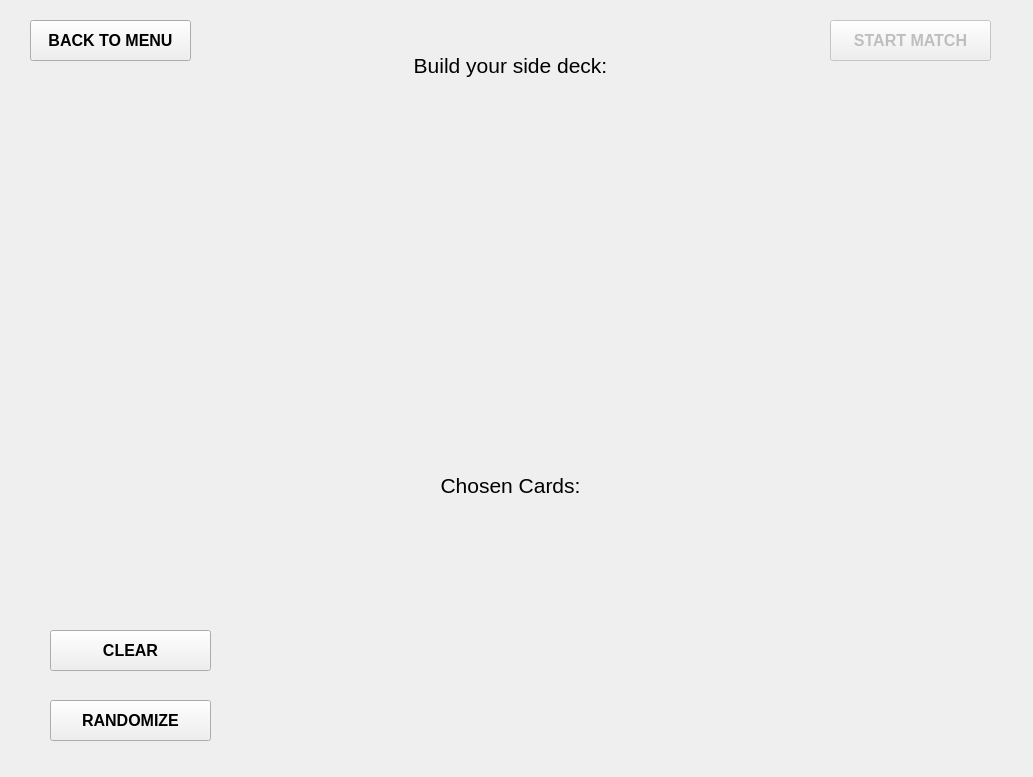
    <widget class="QWidget" name="deck_screen">
     <widget class="QPushButton" name="btn_start_match">
      <property name="enabled">
       <bool>false</bool>
      </property>
      <property name="geometry">
       <rect>
        <x>830</x>
        <y>20</y>
        <width>161</width>
        <height>41</height>
       </rect>
      </property>
      <property name="font">
       <font>
        <family>Arial</family>
        <pointsize>12</pointsize>
        <weight>75</weight>
        <bold>true</bold>
       </font>
      </property>
      <property name="text">
       <string>START MATCH</string>
      </property>
     </widget>
     <widget class="QPushButton" name="btn_deck_to_main">
      <property name="geometry">
       <rect>
        <x>30</x>
        <y>20</y>
        <width>161</width>
        <height>41</height>
       </rect>
      </property>
      <property name="font">
       <font>
        <family>Arial</family>
        <pointsize>12</pointsize>
        <weight>75</weight>
        <bold>true</bold>
       </font>
      </property>
      <property name="text">
       <string>BACK TO MENU</string>
      </property>
     </widget>
     <widget class="QPushButton" name="btn_card_plus_1">
      <property name="enabled">
       <bool>true</bool>
      </property>
      <property name="geometry">
       <rect>
        <x>220</x>
        <y>90</y>
        <width>82</width>
        <height>112</height>
       </rect>
      </property>
      <property name="styleSheet">
       <string notr="true">QPushButton:hover {
    border: 2px solid red;
    border-radius: 8px;
}

QPushButton:pressed {
    border: none;
}</string>
      </property>
      <property name="text">
       <string/>
      </property>
      <property name="icon">
       <iconset>
        <normaloff>assets/card_plus_1.png</normaloff>assets/card_plus_1.png</iconset>
      </property>
      <property name="iconSize">
       <size>
        <width>80</width>
        <height>110</height>
       </size>
      </property>
      <property name="flat">
       <bool>true</bool>
      </property>
     </widget>
     <widget class="QPushButton" name="btn_card_plus_2">
      <property name="enabled">
       <bool>true</bool>
      </property>
      <property name="geometry">
       <rect>
        <x>320</x>
        <y>90</y>
        <width>82</width>
        <height>112</height>
       </rect>
      </property>
      <property name="styleSheet">
       <string notr="true">QPushButton:hover {
    border: 2px solid red;
    border-radius: 8px;
}

QPushButton:pressed {
    border: none;
}</string>
      </property>
      <property name="text">
       <string/>
      </property>
      <property name="icon">
       <iconset>
        <normaloff>assets/card_plus_2.png</normaloff>assets/card_plus_2.png</iconset>
      </property>
      <property name="iconSize">
       <size>
        <width>80</width>
        <height>110</height>
       </size>
      </property>
      <property name="flat">
       <bool>true</bool>
      </property>
     </widget>
     <widget class="QPushButton" name="btn_card_plus_3">
      <property name="enabled">
       <bool>true</bool>
      </property>
      <property name="geometry">
       <rect>
        <x>420</x>
        <y>90</y>
        <width>82</width>
        <height>112</height>
       </rect>
      </property>
      <property name="styleSheet">
       <string notr="true">QPushButton:hover {
    border: 2px solid red;
    border-radius: 8px;
}

QPushButton:pressed {
    border: none;
}</string>
      </property>
      <property name="text">
       <string/>
      </property>
      <property name="icon">
       <iconset>
        <normaloff>assets/card_plus_3.png</normaloff>assets/card_plus_3.png</iconset>
      </property>
      <property name="iconSize">
       <size>
        <width>80</width>
        <height>110</height>
       </size>
      </property>
      <property name="flat">
       <bool>true</bool>
      </property>
     </widget>
     <widget class="QPushButton" name="btn_card_plus_4">
      <property name="enabled">
       <bool>true</bool>
      </property>
      <property name="geometry">
       <rect>
        <x>520</x>
        <y>90</y>
        <width>82</width>
        <height>112</height>
       </rect>
      </property>
      <property name="styleSheet">
       <string notr="true">QPushButton:hover {
    border: 2px solid red;
    border-radius: 8px;
}

QPushButton:pressed {
    border: none;
}</string>
      </property>
      <property name="text">
       <string/>
      </property>
      <property name="icon">
       <iconset>
        <normaloff>assets/card_plus_4.png</normaloff>assets/card_plus_4.png</iconset>
      </property>
      <property name="iconSize">
       <size>
        <width>80</width>
        <height>110</height>
       </size>
      </property>
      <property name="flat">
       <bool>true</bool>
      </property>
     </widget>
     <widget class="QPushButton" name="btn_card_plus_5">
      <property name="enabled">
       <bool>true</bool>
      </property>
      <property name="geometry">
       <rect>
        <x>620</x>
        <y>90</y>
        <width>82</width>
        <height>112</height>
       </rect>
      </property>
      <property name="styleSheet">
       <string notr="true">QPushButton:hover {
    border: 2px solid red;
    border-radius: 8px;
}

QPushButton:pressed {
    border: none;
}</string>
      </property>
      <property name="text">
       <string/>
      </property>
      <property name="icon">
       <iconset>
        <normaloff>assets/card_plus_5.png</normaloff>assets/card_plus_5.png</iconset>
      </property>
      <property name="iconSize">
       <size>
        <width>80</width>
        <height>110</height>
       </size>
      </property>
      <property name="flat">
       <bool>true</bool>
      </property>
     </widget>
     <widget class="QPushButton" name="btn_card_plus_6">
      <property name="enabled">
       <bool>true</bool>
      </property>
      <property name="geometry">
       <rect>
        <x>720</x>
        <y>90</y>
        <width>82</width>
        <height>112</height>
       </rect>
      </property>
      <property name="styleSheet">
       <string notr="true">QPushButton:hover {
    border: 2px solid red;
    border-radius: 8px;
}

QPushButton:pressed {
    border: none;
}</string>
      </property>
      <property name="text">
       <string/>
      </property>
      <property name="icon">
       <iconset>
        <normaloff>assets/card_plus_6.png</normaloff>assets/card_plus_6.png</iconset>
      </property>
      <property name="iconSize">
       <size>
        <width>80</width>
        <height>110</height>
       </size>
      </property>
      <property name="flat">
       <bool>true</bool>
      </property>
     </widget>
     <widget class="QPushButton" name="btn_card_minus_1">
      <property name="enabled">
       <bool>true</bool>
      </property>
      <property name="geometry">
       <rect>
        <x>220</x>
        <y>210</y>
        <width>82</width>
        <height>112</height>
       </rect>
      </property>
      <property name="styleSheet">
       <string notr="true">QPushButton:hover {
    border: 2px solid red;
    border-radius: 8px;
}

QPushButton:pressed {
    border: none;
}</string>
      </property>
      <property name="text">
       <string/>
      </property>
      <property name="icon">
       <iconset>
        <normaloff>assets/card_minus_1.png</normaloff>assets/card_minus_1.png</iconset>
      </property>
      <property name="iconSize">
       <size>
        <width>80</width>
        <height>110</height>
       </size>
      </property>
      <property name="flat">
       <bool>true</bool>
      </property>
     </widget>
     <widget class="QPushButton" name="btn_card_minus_2">
      <property name="enabled">
       <bool>true</bool>
      </property>
      <property name="geometry">
       <rect>
        <x>320</x>
        <y>210</y>
        <width>82</width>
        <height>112</height>
       </rect>
      </property>
      <property name="styleSheet">
       <string notr="true">QPushButton:hover {
    border: 2px solid red;
    border-radius: 8px;
}

QPushButton:pressed {
    border: none;
}</string>
      </property>
      <property name="text">
       <string/>
      </property>
      <property name="icon">
       <iconset>
        <normaloff>assets/card_minus_2.png</normaloff>assets/card_minus_2.png</iconset>
      </property>
      <property name="iconSize">
       <size>
        <width>80</width>
        <height>110</height>
       </size>
      </property>
      <property name="flat">
       <bool>true</bool>
      </property>
     </widget>
     <widget class="QPushButton" name="btn_card_minus_3">
      <property name="enabled">
       <bool>true</bool>
      </property>
      <property name="geometry">
       <rect>
        <x>420</x>
        <y>210</y>
        <width>82</width>
        <height>112</height>
       </rect>
      </property>
      <property name="styleSheet">
       <string notr="true">QPushButton:hover {
    border: 2px solid red;
    border-radius: 8px;
}

QPushButton:pressed {
    border: none;
}</string>
      </property>
      <property name="text">
       <string/>
      </property>
      <property name="icon">
       <iconset>
        <normaloff>assets/card_minus_3.png</normaloff>assets/card_minus_3.png</iconset>
      </property>
      <property name="iconSize">
       <size>
        <width>80</width>
        <height>110</height>
       </size>
      </property>
      <property name="flat">
       <bool>true</bool>
      </property>
     </widget>
     <widget class="QPushButton" name="btn_card_minus_4">
      <property name="enabled">
       <bool>true</bool>
      </property>
      <property name="geometry">
       <rect>
        <x>520</x>
        <y>210</y>
        <width>82</width>
        <height>112</height>
       </rect>
      </property>
      <property name="styleSheet">
       <string notr="true">QPushButton:hover {
    border: 2px solid red;
    border-radius: 8px;
}

QPushButton:pressed {
    border: none;
}</string>
      </property>
      <property name="text">
       <string/>
      </property>
      <property name="icon">
       <iconset>
        <normaloff>assets/card_minus_4.png</normaloff>assets/card_minus_4.png</iconset>
      </property>
      <property name="iconSize">
       <size>
        <width>80</width>
        <height>110</height>
       </size>
      </property>
      <property name="flat">
       <bool>true</bool>
      </property>
     </widget>
     <widget class="QPushButton" name="btn_card_minus_5">
      <property name="enabled">
       <bool>true</bool>
      </property>
      <property name="geometry">
       <rect>
        <x>620</x>
        <y>210</y>
        <width>82</width>
        <height>112</height>
       </rect>
      </property>
      <property name="styleSheet">
       <string notr="true">QPushButton:hover {
    border: 2px solid red;
    border-radius: 8px;
}

QPushButton:pressed {
    border: none;
}</string>
      </property>
      <property name="text">
       <string/>
      </property>
      <property name="icon">
       <iconset>
        <normaloff>assets/card_minus_5.png</normaloff>assets/card_minus_5.png</iconset>
      </property>
      <property name="iconSize">
       <size>
        <width>80</width>
        <height>110</height>
       </size>
      </property>
      <property name="flat">
       <bool>true</bool>
      </property>
     </widget>
     <widget class="QPushButton" name="btn_card_minus_6">
      <property name="enabled">
       <bool>true</bool>
      </property>
      <property name="geometry">
       <rect>
        <x>720</x>
        <y>210</y>
        <width>82</width>
        <height>112</height>
       </rect>
      </property>
      <property name="styleSheet">
       <string notr="true">QPushButton:hover {
    border: 2px solid red;
    border-radius: 8px;
}

QPushButton:pressed {
    border: none;
}</string>
      </property>
      <property name="text">
       <string/>
      </property>
      <property name="icon">
       <iconset>
        <normaloff>assets/card_minus_6.png</normaloff>assets/card_minus_6.png</iconset>
      </property>
      <property name="iconSize">
       <size>
        <width>80</width>
        <height>110</height>
       </size>
      </property>
      <property name="flat">
       <bool>true</bool>
      </property>
     </widget>
     <widget class="QPushButton" name="btn_card_dual_1">
      <property name="enabled">
       <bool>true</bool>
      </property>
      <property name="geometry">
       <rect>
        <x>220</x>
        <y>330</y>
        <width>82</width>
        <height>112</height>
       </rect>
      </property>
      <property name="styleSheet">
       <string notr="true">QPushButton:hover {
    border: 2px solid red;
    border-radius: 8px;
}

QPushButton:pressed {
    border: none;
}</string>
      </property>
      <property name="text">
       <string/>
      </property>
      <property name="icon">
       <iconset>
        <normaloff>assets/card_dual_1.png</normaloff>assets/card_dual_1.png</iconset>
      </property>
      <property name="iconSize">
       <size>
        <width>80</width>
        <height>110</height>
       </size>
      </property>
      <property name="flat">
       <bool>true</bool>
      </property>
     </widget>
     <widget class="QPushButton" name="btn_card_dual_2">
      <property name="enabled">
       <bool>true</bool>
      </property>
      <property name="geometry">
       <rect>
        <x>320</x>
        <y>330</y>
        <width>82</width>
        <height>112</height>
       </rect>
      </property>
      <property name="styleSheet">
       <string notr="true">QPushButton:hover {
    border: 2px solid red;
    border-radius: 8px;
}

QPushButton:pressed {
    border: none;
}</string>
      </property>
      <property name="text">
       <string/>
      </property>
      <property name="icon">
       <iconset>
        <normaloff>assets/card_dual_2.png</normaloff>assets/card_dual_2.png</iconset>
      </property>
      <property name="iconSize">
       <size>
        <width>80</width>
        <height>110</height>
       </size>
      </property>
      <property name="flat">
       <bool>true</bool>
      </property>
     </widget>
     <widget class="QPushButton" name="btn_card_dual_3">
      <property name="enabled">
       <bool>true</bool>
      </property>
      <property name="geometry">
       <rect>
        <x>420</x>
        <y>330</y>
        <width>82</width>
        <height>112</height>
       </rect>
      </property>
      <property name="styleSheet">
       <string notr="true">QPushButton:hover {
    border: 2px solid red;
    border-radius: 8px;
}

QPushButton:pressed {
    border: none;
}</string>
      </property>
      <property name="text">
       <string/>
      </property>
      <property name="icon">
       <iconset>
        <normaloff>assets/card_dual_3.png</normaloff>assets/card_dual_3.png</iconset>
      </property>
      <property name="iconSize">
       <size>
        <width>80</width>
        <height>110</height>
       </size>
      </property>
      <property name="flat">
       <bool>true</bool>
      </property>
     </widget>
     <widget class="QPushButton" name="btn_card_dual_4">
      <property name="enabled">
       <bool>true</bool>
      </property>
      <property name="geometry">
       <rect>
        <x>520</x>
        <y>330</y>
        <width>82</width>
        <height>112</height>
       </rect>
      </property>
      <property name="styleSheet">
       <string notr="true">QPushButton:hover {
    border: 2px solid red;
    border-radius: 8px;
}

QPushButton:pressed {
    border: none;
}</string>
      </property>
      <property name="text">
       <string/>
      </property>
      <property name="icon">
       <iconset>
        <normaloff>assets/card_dual_4.png</normaloff>assets/card_dual_4.png</iconset>
      </property>
      <property name="iconSize">
       <size>
        <width>80</width>
        <height>110</height>
       </size>
      </property>
      <property name="flat">
       <bool>true</bool>
      </property>
     </widget>
     <widget class="QPushButton" name="btn_card_dual_5">
      <property name="enabled">
       <bool>true</bool>
      </property>
      <property name="geometry">
       <rect>
        <x>620</x>
        <y>330</y>
        <width>82</width>
        <height>112</height>
       </rect>
      </property>
      <property name="styleSheet">
       <string notr="true">QPushButton:hover {
    border: 2px solid red;
    border-radius: 8px;
}

QPushButton:pressed {
    border: none;
}</string>
      </property>
      <property name="text">
       <string/>
      </property>
      <property name="icon">
       <iconset>
        <normaloff>assets/card_dual_5.png</normaloff>assets/card_dual_5.png</iconset>
      </property>
      <property name="iconSize">
       <size>
        <width>80</width>
        <height>110</height>
       </size>
      </property>
      <property name="flat">
       <bool>true</bool>
      </property>
     </widget>
     <widget class="QPushButton" name="btn_card_dual_6">
      <property name="enabled">
       <bool>true</bool>
      </property>
      <property name="geometry">
       <rect>
        <x>720</x>
        <y>330</y>
        <width>82</width>
        <height>112</height>
       </rect>
      </property>
      <property name="styleSheet">
       <string notr="true">QPushButton:hover {
    border: 2px solid red;
    border-radius: 8px;
}

QPushButton:pressed {
    border: none;
}</string>
      </property>
      <property name="text">
       <string/>
      </property>
      <property name="icon">
       <iconset>
        <normaloff>assets/card_dual_6.png</normaloff>assets/card_dual_6.png</iconset>
      </property>
      <property name="iconSize">
       <size>
        <width>80</width>
        <height>110</height>
       </size>
      </property>
      <property name="flat">
       <bool>true</bool>
      </property>
     </widget>
     <widget class="QPushButton" name="btn_randomize">
      <property name="geometry">
       <rect>
        <x>50</x>
        <y>700</y>
        <width>161</width>
        <height>41</height>
       </rect>
      </property>
      <property name="font">
       <font>
        <family>Arial</family>
        <pointsize>12</pointsize>
        <weight>75</weight>
        <bold>true</bold>
       </font>
      </property>
      <property name="text">
       <string>RANDOMIZE</string>
      </property>
     </widget>
     <widget class="QPushButton" name="btn_clear">
      <property name="geometry">
       <rect>
        <x>50</x>
        <y>630</y>
        <width>161</width>
        <height>41</height>
       </rect>
      </property>
      <property name="font">
       <font>
        <family>Arial</family>
        <pointsize>12</pointsize>
        <weight>75</weight>
        <bold>true</bold>
       </font>
      </property>
      <property name="text">
       <string>CLEAR</string>
      </property>
     </widget>
     <widget class="QLabel" name="label_3">
      <property name="geometry">
       <rect>
        <x>390</x>
        <y>470</y>
        <width>241</width>
        <height>31</height>
       </rect>
      </property>
      <property name="font">
       <font>
        <pointsize>16</pointsize>
       </font>
      </property>
      <property name="text">
       <string>Chosen Cards:</string>
      </property>
      <property name="alignment">
       <set>Qt::AlignCenter</set>
      </property>
     </widget>
     <widget class="QLabel" name="background">
      <property name="geometry">
       <rect>
        <x>0</x>
        <y>0</y>
        <width>1024</width>
        <height>768</height>
       </rect>
      </property>
      <property name="text">
       <string/>
      </property>
      <property name="pixmap">
       <pixmap>assets/bg_deck_screen.png</pixmap>
      </property>
     </widget>
     <widget class="QPushButton" name="btn_chosen_1">
      <property name="enabled">
       <bool>false</bool>
      </property>
      <property name="geometry">
       <rect>
        <x>270</x>
        <y>510</y>
        <width>82</width>
        <height>112</height>
       </rect>
      </property>
      <property name="styleSheet">
       <string notr="true">QPushButton:hover {
    border: 2px solid red;
    border-radius: 8px;
}

QPushButton:pressed {
    border: none;
}</string>
      </property>
      <property name="text">
       <string/>
      </property>
      <property name="iconSize">
       <size>
        <width>80</width>
        <height>110</height>
       </size>
      </property>
      <property name="flat">
       <bool>true</bool>
      </property>
     </widget>
     <widget class="QPushButton" name="btn_chosen_2">
      <property name="enabled">
       <bool>false</bool>
      </property>
      <property name="geometry">
       <rect>
        <x>370</x>
        <y>510</y>
        <width>82</width>
        <height>112</height>
       </rect>
      </property>
      <property name="styleSheet">
       <string notr="true">QPushButton:hover {
    border: 2px solid red;
    border-radius: 8px;
}

QPushButton:pressed {
    border: none;
}</string>
      </property>
      <property name="text">
       <string/>
      </property>
      <property name="iconSize">
       <size>
        <width>80</width>
        <height>110</height>
       </size>
      </property>
      <property name="flat">
       <bool>true</bool>
      </property>
     </widget>
     <widget class="QPushButton" name="btn_chosen_3">
      <property name="enabled">
       <bool>false</bool>
      </property>
      <property name="geometry">
       <rect>
        <x>470</x>
        <y>510</y>
        <width>82</width>
        <height>112</height>
       </rect>
      </property>
      <property name="styleSheet">
       <string notr="true">QPushButton:hover {
    border: 2px solid red;
    border-radius: 8px;
}

QPushButton:pressed {
    border: none;
}</string>
      </property>
      <property name="text">
       <string/>
      </property>
      <property name="iconSize">
       <size>
        <width>80</width>
        <height>110</height>
       </size>
      </property>
      <property name="flat">
       <bool>true</bool>
      </property>
     </widget>
     <widget class="QPushButton" name="btn_chosen_4">
      <property name="enabled">
       <bool>false</bool>
      </property>
      <property name="geometry">
       <rect>
        <x>570</x>
        <y>510</y>
        <width>82</width>
        <height>112</height>
       </rect>
      </property>
      <property name="styleSheet">
       <string notr="true">QPushButton:hover {
    border: 2px solid red;
    border-radius: 8px;
}

QPushButton:pressed {
    border: none;
}</string>
      </property>
      <property name="text">
       <string/>
      </property>
      <property name="iconSize">
       <size>
        <width>80</width>
        <height>110</height>
       </size>
      </property>
      <property name="flat">
       <bool>true</bool>
      </property>
     </widget>
     <widget class="QPushButton" name="btn_chosen_5">
      <property name="enabled">
       <bool>false</bool>
      </property>
      <property name="geometry">
       <rect>
        <x>670</x>
        <y>510</y>
        <width>82</width>
        <height>112</height>
       </rect>
      </property>
      <property name="styleSheet">
       <string notr="true">QPushButton:hover {
    border: 2px solid red;
    border-radius: 8px;
}

QPushButton:pressed {
    border: none;
}</string>
      </property>
      <property name="text">
       <string/>
      </property>
      <property name="iconSize">
       <size>
        <width>80</width>
        <height>110</height>
       </size>
      </property>
      <property name="flat">
       <bool>true</bool>
      </property>
     </widget>
     <widget class="QPushButton" name="btn_chosen_6">
      <property name="enabled">
       <bool>false</bool>
      </property>
      <property name="geometry">
       <rect>
        <x>270</x>
        <y>630</y>
        <width>82</width>
        <height>112</height>
       </rect>
      </property>
      <property name="styleSheet">
       <string notr="true">QPushButton:hover {
    border: 2px solid red;
    border-radius: 8px;
}

QPushButton:pressed {
    border: none;
}</string>
      </property>
      <property name="text">
       <string/>
      </property>
      <property name="iconSize">
       <size>
        <width>80</width>
        <height>110</height>
       </size>
      </property>
      <property name="flat">
       <bool>true</bool>
      </property>
     </widget>
     <widget class="QPushButton" name="btn_chosen_7">
      <property name="enabled">
       <bool>false</bool>
      </property>
      <property name="geometry">
       <rect>
        <x>370</x>
        <y>630</y>
        <width>82</width>
        <height>112</height>
       </rect>
      </property>
      <property name="styleSheet">
       <string notr="true">QPushButton:hover {
    border: 2px solid red;
    border-radius: 8px;
}

QPushButton:pressed {
    border: none;
}</string>
      </property>
      <property name="text">
       <string/>
      </property>
      <property name="iconSize">
       <size>
        <width>80</width>
        <height>110</height>
       </size>
      </property>
      <property name="flat">
       <bool>true</bool>
      </property>
     </widget>
     <widget class="QPushButton" name="btn_chosen_8">
      <property name="enabled">
       <bool>false</bool>
      </property>
      <property name="geometry">
       <rect>
        <x>470</x>
        <y>630</y>
        <width>82</width>
        <height>112</height>
       </rect>
      </property>
      <property name="styleSheet">
       <string notr="true">QPushButton:hover {
    border: 2px solid red;
    border-radius: 8px;
}

QPushButton:pressed {
    border: none;
}</string>
      </property>
      <property name="text">
       <string/>
      </property>
      <property name="iconSize">
       <size>
        <width>80</width>
        <height>110</height>
       </size>
      </property>
      <property name="flat">
       <bool>true</bool>
      </property>
     </widget>
     <widget class="QPushButton" name="btn_chosen_9">
      <property name="enabled">
       <bool>false</bool>
      </property>
      <property name="geometry">
       <rect>
        <x>570</x>
        <y>630</y>
        <width>82</width>
        <height>112</height>
       </rect>
      </property>
      <property name="styleSheet">
       <string notr="true">QPushButton:hover {
    border: 2px solid red;
    border-radius: 8px;
}

QPushButton:pressed {
    border: none;
}</string>
      </property>
      <property name="text">
       <string/>
      </property>
      <property name="iconSize">
       <size>
        <width>80</width>
        <height>110</height>
       </size>
      </property>
      <property name="flat">
       <bool>true</bool>
      </property>
     </widget>
     <widget class="QPushButton" name="btn_chosen_10">
      <property name="enabled">
       <bool>false</bool>
      </property>
      <property name="geometry">
       <rect>
        <x>670</x>
        <y>630</y>
        <width>82</width>
        <height>112</height>
       </rect>
      </property>
      <property name="styleSheet">
       <string notr="true">QPushButton:hover {
    border: 2px solid red;
    border-radius: 8px;
}

QPushButton:pressed {
    border: none;
}</string>
      </property>
      <property name="text">
       <string/>
      </property>
      <property name="iconSize">
       <size>
        <width>80</width>
        <height>110</height>
       </size>
      </property>
      <property name="flat">
       <bool>true</bool>
      </property>
     </widget>
     <widget class="QLabel" name="label_4">
      <property name="geometry">
       <rect>
        <x>390</x>
        <y>50</y>
        <width>241</width>
        <height>31</height>
       </rect>
      </property>
      <property name="font">
       <font>
        <pointsize>16</pointsize>
       </font>
      </property>
      <property name="text">
       <string>Build your side deck:</string>
      </property>
      <property name="alignment">
       <set>Qt::AlignCenter</set>
      </property>
     </widget>
     <zorder>background</zorder>
     <zorder>btn_start_match</zorder>
     <zorder>btn_deck_to_main</zorder>
     <zorder>btn_card_plus_1</zorder>
     <zorder>btn_card_plus_2</zorder>
     <zorder>btn_card_plus_3</zorder>
     <zorder>btn_card_plus_4</zorder>
     <zorder>btn_card_plus_5</zorder>
     <zorder>btn_card_plus_6</zorder>
     <zorder>btn_card_minus_1</zorder>
     <zorder>btn_card_minus_2</zorder>
     <zorder>btn_card_minus_3</zorder>
     <zorder>btn_card_minus_4</zorder>
     <zorder>btn_card_minus_5</zorder>
     <zorder>btn_card_minus_6</zorder>
     <zorder>btn_card_dual_1</zorder>
     <zorder>btn_card_dual_2</zorder>
     <zorder>btn_card_dual_3</zorder>
     <zorder>btn_card_dual_4</zorder>
     <zorder>btn_card_dual_5</zorder>
     <zorder>btn_card_dual_6</zorder>
     <zorder>btn_randomize</zorder>
     <zorder>btn_clear</zorder>
     <zorder>label_3</zorder>
     <zorder>btn_chosen_1</zorder>
     <zorder>btn_chosen_2</zorder>
     <zorder>btn_chosen_3</zorder>
     <zorder>btn_chosen_4</zorder>
     <zorder>btn_chosen_5</zorder>
     <zorder>btn_chosen_6</zorder>
     <zorder>btn_chosen_7</zorder>
     <zorder>btn_chosen_8</zorder>
     <zorder>btn_chosen_9</zorder>
     <zorder>btn_chosen_10</zorder>
     <zorder>label_4</zorder>
    </widget>
